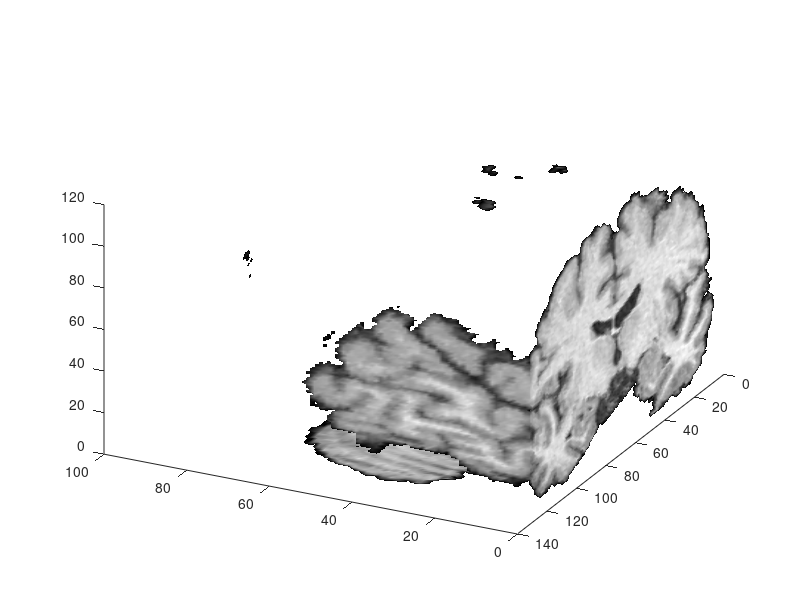

MATLAB code for this plot: (Note: this script raises an error after producing the figure.)
load brain  
MR = mri;  
MR(:,1:80,:) = [];  
%MR(:,:,1:80) = []; 
MR(130:end,:,:) = []; 
figure,
Ds = smooth3(MR);  
hcap = patch(isocaps(MR,0),'FaceColor','interp','EdgeColor','none');  
colormap(gray),view([-0.5,1,0.8]);  
hiso=patch(isosurface(Ds,5),'FaceColor',[.80,.80,.80],'EdgeColor','none ','FaceAlpha',0.5);  
lightangle(45,30),isonormals(Ds,hiso),set(hcap,'AmbientStrength',.6), set(hiso,'SpecularColorReflectance',0,'SpecularExponent',50),axis off;